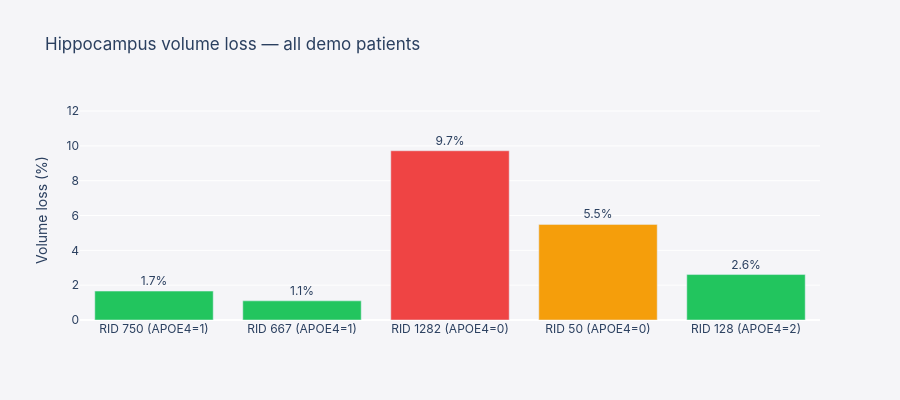

The notebook cell saved with this chart:
### Code cell
# ── Cell 8: Summary bar — hippocampus % loss for all 5 demo patients ────────
import plotly.graph_objects as go

summary_rows = []
for rid, p in PATIENT_DATA.items():
    h_bl  = p['hippo_bl']
    h_end = p['hippo_end']
    m_bl  = p['mmse_bl']
    m_end = p['mmse_end']
    pct   = (h_bl - h_end) / h_bl * 100
    summary_rows.append({
        'RID':        rid,
        'APOE4':      int(p['apoe4']),
        'DX':         p['dx'],
        'Hippo BL':   h_bl,
        'Hippo End':  h_end,
        'Loss %':     round(pct, 2),
        'MMSE BL':    m_bl,
        'MMSE End':   m_end,
    })

summary_df = pd.DataFrame(summary_rows)
print(summary_df.to_string(index=False))

colors = ['#ef4444' if r > 8 else '#f59e0b' if r > 4 else '#22c55e'
          for r in summary_df['Loss %']]

bar_fig = go.Figure([
    go.Bar(
        x=[f'RID {r}\n(APOE4={a})' for r, a in zip(summary_df['RID'], summary_df['APOE4'])],
        y=summary_df['Loss %'],
        marker_color=colors,
        text=[f"{v:.1f}%" for v in summary_df['Loss %']],
        textposition='outside',
        hovertemplate=(
            '<b>RID %{customdata[0]}</b><br>'
            'APOE4: %{customdata[1]}<br>'
            'Loss: %{y:.1f}%<br>'
            'Hippo: %{customdata[2]:,.0f} → %{customdata[3]:,.0f} mm³<br>'
            'MMSE:  %{customdata[4]:.0f} → %{customdata[5]:.0f}<extra></extra>'
        ),
        customdata=list(zip(
            summary_df['RID'], summary_df['APOE4'],
            summary_df['Hippo BL'], summary_df['Hippo End'],
            summary_df['MMSE BL'], summary_df['MMSE End'],
        )),
    )
])
bar_fig.update_layout(
    title='Hippocampus volume loss — all demo patients',
    yaxis_title='Volume loss (%)',
    yaxis=dict(range=[0, max(summary_df['Loss %']) * 1.3]),
    paper_bgcolor='rgba(245,245,248,1)',
    plot_bgcolor='rgba(245,245,248,1)',
    height=400,
    font=dict(family='DM Sans, Inter, sans-serif'),
)
bar_fig.show()
print('Cell 8 complete — all patients summarised')

### Figure 1 — Plotly figure (JSON) as saved in the notebook; plotly's stock layout.template omitted (floating-point values rounded to 4 significant figures)
{"data": [{"customdata": [[750, 1, 5256.0, 5169.0, 27.0, 26.0], [667, 1, 8108.0, 8019.0, 28.0, 20.0], [1282, 0, 4597.0, 4150.0, 26.0, 23.0], [50, 0, 4830.0, 4565.0, 26.0, 24.0], [128, 2, 5708.0, 5559.0, 29.0, 25.0]], "hovertemplate": "<b>RID %{customdata[0]}</b><br>APOE4: %{customdata[1]}<br>Loss: %{y:.1f}%<br>Hippo: %{customdata[2]:,.0f} → %{customdata[3]:,.0f} mm³<br>MMSE:  %{customdata[4]:.0f} → %{customdata[5]:.0f}<extra></extra>", "marker": {"color": ["#22c55e", "#22c55e", "#ef4444", "#f59e0b", "#22c55e"]}, "text": ["1.7%", "1.1%", "9.7%", "5.5%", "2.6%"], "textposition": "outside", "type": "bar", "x": ["RID 750\n(APOE4=1)", "RID 667\n(APOE4=1)", "RID 1282\n(APOE4=0)", "RID 50\n(APOE4=0)", "RID 128\n(APOE4=2)"], "y": [1.66, 1.1, 9.72, 5.49, 2.61]}], "layout": {"font": {"family": "DM Sans, Inter, sans-serif"}, "height": 400, "paper_bgcolor": "rgba(245,245,248,1)", "plot_bgcolor": "rgba(245,245,248,1)", "title": {"text": "Hippocampus volume loss — all demo patients"}, "yaxis": {"range": [0, 12.64], "title": {"text": "Volume loss (%)"}}}}
